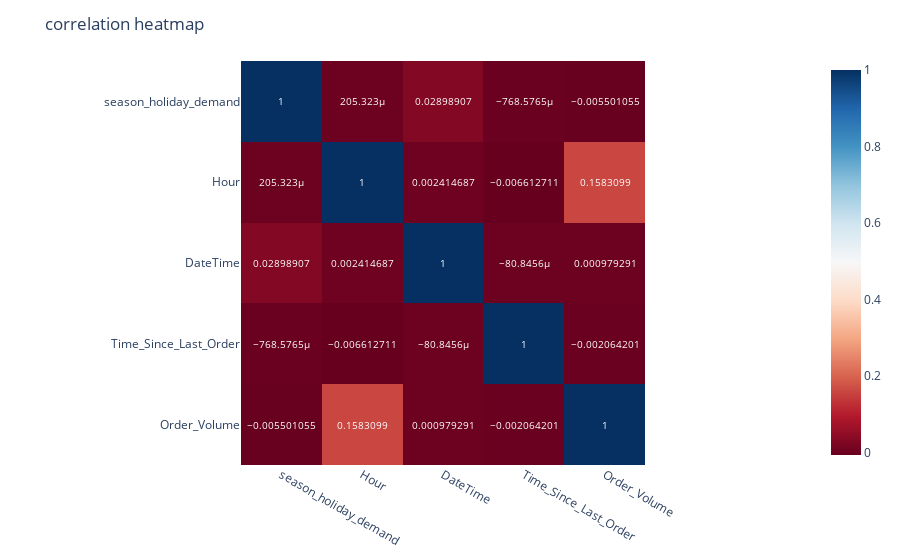

Notebook code for this chart:
### Code cell
# Creating a heatmap to visualize the correlation matrix using Plotly
fig=px.imshow(correlation,text_auto=True,color_continuous_scale='RdBu')
fig.update_layout(title='correlation heatmap')
fig.show()

### Figure 1 — Plotly figure (JSON) as saved in the notebook; plotly's stock layout.template omitted (floating-point values rounded to 4 significant figures)
{"data": [{"coloraxis": "coloraxis", "hovertemplate": "x: %{x}<br>y: %{y}<br>color: %{z}<extra></extra>", "name": "0", "texttemplate": "%{z}", "type": "heatmap", "x": ["season_holiday_demand", "Hour", "DateTime", "Time_Since_Last_Order", "Order_Volume"], "xaxis": "x", "y": ["season_holiday_demand", "Hour", "DateTime", "Time_Since_Last_Order", "Order_Volume"], "yaxis": "y", "z": [[1, 0.0002053, 0.02899, -0.0007686, -0.005501], [0.0002053, 1, 0.002415, -0.006613, 0.1583], [0.02899, 0.002415, 1, -8.085e-05, 0.0009793], [-0.0007686, -0.006613, -8.085e-05, 1, -0.002064], [-0.005501, 0.1583, 0.0009793, -0.002064, 1]]}], "layout": {"coloraxis": {"colorscale": [[0, "rgb(103,0,31)"], [0.1, "rgb(178,24,43)"], [0.2, "rgb(214,96,77)"], [0.3, "rgb(244,165,130)"], [0.4, "rgb(253,219,199)"], [0.5, "rgb(247,247,247)"], [0.6, "rgb(209,229,240)"], [0.7, "rgb(146,197,222)"], [0.8, "rgb(67,147,195)"], [0.9, "rgb(33,102,172)"], [1, "rgb(5,48,97)"]]}, "margin": {"t": 60}, "title": {"text": "correlation heatmap"}, "xaxis": {"anchor": "y", "constrain": "domain", "domain": [0, 1], "scaleanchor": "y"}, "yaxis": {"anchor": "x", "autorange": "reversed", "constrain": "domain", "domain": [0, 1]}}}
